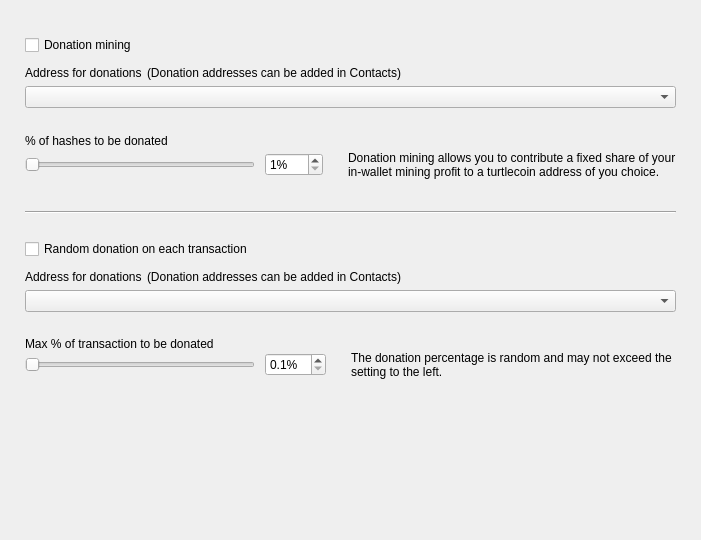
<?xml version="1.0" encoding="UTF-8"?>
<ui version="4.0">
 <class>DonationOptionsFrame</class>
 <widget class="QFrame" name="DonationOptionsFrame">
  <property name="geometry">
   <rect>
    <x>0</x>
    <y>0</y>
    <width>701</width>
    <height>540</height>
   </rect>
  </property>
  <property name="windowTitle">
   <string>Frame</string>
  </property>
  <property name="frameShape">
   <enum>QFrame::NoFrame</enum>
  </property>
  <property name="frameShadow">
   <enum>QFrame::Raised</enum>
  </property>
  <layout class="QVBoxLayout" name="verticalLayout">
   <property name="spacing">
    <number>10</number>
   </property>
   <property name="leftMargin">
    <number>25</number>
   </property>
   <property name="topMargin">
    <number>35</number>
   </property>
   <property name="rightMargin">
    <number>25</number>
   </property>
   <property name="bottomMargin">
    <number>0</number>
   </property>
   <item>
    <widget class="QCheckBox" name="m_enableDonationMiningCheck">
     <property name="text">
      <string>Donation mining</string>
     </property>
    </widget>
   </item>
   <item>
    <widget class="QFrame" name="m_donationMiningFrame">
     <property name="frameShape">
      <enum>QFrame::NoFrame</enum>
     </property>
     <property name="frameShadow">
      <enum>QFrame::Raised</enum>
     </property>
     <layout class="QGridLayout" name="gridLayout" columnstretch="1,0,0,1">
      <property name="leftMargin">
       <number>0</number>
      </property>
      <property name="topMargin">
       <number>0</number>
      </property>
      <property name="rightMargin">
       <number>0</number>
      </property>
      <property name="bottomMargin">
       <number>0</number>
      </property>
      <property name="horizontalSpacing">
       <number>10</number>
      </property>
      <property name="verticalSpacing">
       <number>0</number>
      </property>
      <item row="2" column="0" colspan="4">
       <widget class="QComboBox" name="m_donationMiningAddressCombo"/>
      </item>
      <item row="3" column="0" colspan="4">
       <spacer name="verticalSpacer_2">
        <property name="orientation">
         <enum>Qt::Vertical</enum>
        </property>
        <property name="sizeType">
         <enum>QSizePolicy::Fixed</enum>
        </property>
        <property name="sizeHint" stdset="0">
         <size>
          <width>20</width>
          <height>25</height>
         </size>
        </property>
       </spacer>
      </item>
      <item row="4" column="0" colspan="4">
       <widget class="WalletGui::WalletNormalBlackTextLabel" name="label_2">
        <property name="minimumSize">
         <size>
          <width>0</width>
          <height>16</height>
         </size>
        </property>
        <property name="text">
         <string>% of hashes to be donated</string>
        </property>
        <property name="indent">
         <number>0</number>
        </property>
       </widget>
      </item>
      <item row="5" column="1">
       <widget class="QSpinBox" name="m_donationMiningAmountSpin">
        <property name="suffix">
         <string>%</string>
        </property>
        <property name="minimum">
         <number>1</number>
        </property>
        <property name="maximum">
         <number>100</number>
        </property>
       </widget>
      </item>
      <item row="5" column="0">
       <widget class="QSlider" name="m_donationMiningAmountSlider">
        <property name="maximumSize">
         <size>
          <width>230</width>
          <height>16777215</height>
         </size>
        </property>
        <property name="minimum">
         <number>1</number>
        </property>
        <property name="maximum">
         <number>100</number>
        </property>
        <property name="orientation">
         <enum>Qt::Horizontal</enum>
        </property>
       </widget>
      </item>
      <item row="5" column="2">
       <spacer name="horizontalSpacer">
        <property name="orientation">
         <enum>Qt::Horizontal</enum>
        </property>
        <property name="sizeType">
         <enum>QSizePolicy::Fixed</enum>
        </property>
        <property name="sizeHint" stdset="0">
         <size>
          <width>5</width>
          <height>20</height>
         </size>
        </property>
       </spacer>
      </item>
      <item row="5" column="3" alignment="Qt::AlignVCenter">
       <widget class="WalletGui::WalletSmallGrayTextLabel" name="m_donationMiningCommentLabel">
        <property name="minimumSize">
         <size>
          <width>0</width>
          <height>32</height>
         </size>
        </property>
        <property name="text">
         <string>Donation mining allows you to contribute a fixed share of your in-wallet mining profit to a turtlecoin address of you choice.</string>
        </property>
        <property name="wordWrap">
         <bool>true</bool>
        </property>
        <property name="indent">
         <number>0</number>
        </property>
       </widget>
      </item>
      <item row="1" column="0" colspan="4">
       <spacer name="verticalSpacer_6">
        <property name="orientation">
         <enum>Qt::Vertical</enum>
        </property>
        <property name="sizeType">
         <enum>QSizePolicy::Fixed</enum>
        </property>
        <property name="sizeHint" stdset="0">
         <size>
          <width>20</width>
          <height>5</height>
         </size>
        </property>
       </spacer>
      </item>
      <item row="0" column="0" colspan="4">
       <layout class="QHBoxLayout" name="horizontalLayout" stretch="0,1">
        <property name="spacing">
         <number>5</number>
        </property>
        <property name="leftMargin">
         <number>0</number>
        </property>
        <item>
         <widget class="WalletGui::WalletNormalBlackTextLabel" name="label">
          <property name="minimumSize">
           <size>
            <width>0</width>
            <height>16</height>
           </size>
          </property>
          <property name="text">
           <string>Address for donations</string>
          </property>
          <property name="indent">
           <number>0</number>
          </property>
         </widget>
        </item>
        <item>
         <widget class="WalletGui::WalletSmallGrayTextLabel" name="label_5">
          <property name="text">
           <string>(Donation addresses can be added in Contacts)</string>
          </property>
         </widget>
        </item>
       </layout>
      </item>
     </layout>
    </widget>
   </item>
   <item>
    <spacer name="verticalSpacer_3">
     <property name="orientation">
      <enum>Qt::Vertical</enum>
     </property>
     <property name="sizeType">
      <enum>QSizePolicy::Fixed</enum>
     </property>
     <property name="sizeHint" stdset="0">
      <size>
       <width>20</width>
       <height>20</height>
      </size>
     </property>
    </spacer>
   </item>
   <item>
    <widget class="Line" name="line">
     <property name="frameShadow">
      <enum>QFrame::Sunken</enum>
     </property>
     <property name="orientation">
      <enum>Qt::Horizontal</enum>
     </property>
    </widget>
   </item>
   <item>
    <spacer name="verticalSpacer_4">
     <property name="orientation">
      <enum>Qt::Vertical</enum>
     </property>
     <property name="sizeType">
      <enum>QSizePolicy::Fixed</enum>
     </property>
     <property name="sizeHint" stdset="0">
      <size>
       <width>20</width>
       <height>15</height>
      </size>
     </property>
    </spacer>
   </item>
   <item>
    <widget class="QCheckBox" name="m_enableDonationChangeCheck">
     <property name="text">
      <string>Random donation on each transaction</string>
     </property>
    </widget>
   </item>
   <item>
    <widget class="QFrame" name="m_donationChangeFrame">
     <property name="frameShape">
      <enum>QFrame::NoFrame</enum>
     </property>
     <property name="frameShadow">
      <enum>QFrame::Raised</enum>
     </property>
     <layout class="QGridLayout" name="gridLayout_2" columnstretch="1,0,0,1">
      <property name="leftMargin">
       <number>0</number>
      </property>
      <property name="topMargin">
       <number>0</number>
      </property>
      <property name="rightMargin">
       <number>0</number>
      </property>
      <property name="bottomMargin">
       <number>0</number>
      </property>
      <property name="horizontalSpacing">
       <number>10</number>
      </property>
      <property name="verticalSpacing">
       <number>0</number>
      </property>
      <item row="3" column="0" colspan="4">
       <spacer name="verticalSpacer_5">
        <property name="orientation">
         <enum>Qt::Vertical</enum>
        </property>
        <property name="sizeType">
         <enum>QSizePolicy::Fixed</enum>
        </property>
        <property name="sizeHint" stdset="0">
         <size>
          <width>20</width>
          <height>25</height>
         </size>
        </property>
       </spacer>
      </item>
      <item row="4" column="0" colspan="4">
       <widget class="WalletGui::WalletNormalBlackTextLabel" name="label_3">
        <property name="text">
         <string>Max % of transaction to be donated</string>
        </property>
        <property name="indent">
         <number>0</number>
        </property>
       </widget>
      </item>
      <item row="5" column="0">
       <widget class="QSlider" name="m_donationChangeAmountSlider">
        <property name="maximumSize">
         <size>
          <width>230</width>
          <height>16777215</height>
         </size>
        </property>
        <property name="minimum">
         <number>1</number>
        </property>
        <property name="maximum">
         <number>100</number>
        </property>
        <property name="orientation">
         <enum>Qt::Horizontal</enum>
        </property>
       </widget>
      </item>
      <item row="2" column="0" colspan="4">
       <widget class="QComboBox" name="m_donationChangeAddressCombo"/>
      </item>
      <item row="5" column="3" alignment="Qt::AlignVCenter">
       <widget class="WalletGui::WalletSmallGrayTextLabel" name="m_donationChangeCommentLabel">
        <property name="text">
         <string>The donation percentage is random and may not exceed the setting to the left.</string>
        </property>
        <property name="wordWrap">
         <bool>true</bool>
        </property>
        <property name="indent">
         <number>0</number>
        </property>
       </widget>
      </item>
      <item row="5" column="1">
       <widget class="QDoubleSpinBox" name="m_donationChangeAmountSpin">
        <property name="suffix">
         <string>%</string>
        </property>
        <property name="decimals">
         <number>1</number>
        </property>
        <property name="minimum">
         <double>0.100000000000000</double>
        </property>
        <property name="maximum">
         <double>10.000000000000000</double>
        </property>
        <property name="singleStep">
         <double>0.100000000000000</double>
        </property>
       </widget>
      </item>
      <item row="5" column="2">
       <spacer name="horizontalSpacer_2">
        <property name="orientation">
         <enum>Qt::Horizontal</enum>
        </property>
        <property name="sizeType">
         <enum>QSizePolicy::Fixed</enum>
        </property>
        <property name="sizeHint" stdset="0">
         <size>
          <width>5</width>
          <height>20</height>
         </size>
        </property>
       </spacer>
      </item>
      <item row="1" column="0" colspan="4">
       <spacer name="verticalSpacer_7">
        <property name="orientation">
         <enum>Qt::Vertical</enum>
        </property>
        <property name="sizeType">
         <enum>QSizePolicy::Fixed</enum>
        </property>
        <property name="sizeHint" stdset="0">
         <size>
          <width>20</width>
          <height>5</height>
         </size>
        </property>
       </spacer>
      </item>
      <item row="0" column="0" colspan="4">
       <layout class="QHBoxLayout" name="horizontalLayout_2" stretch="0,1">
        <property name="spacing">
         <number>5</number>
        </property>
        <property name="leftMargin">
         <number>0</number>
        </property>
        <item>
         <widget class="WalletGui::WalletNormalBlackTextLabel" name="label_4">
          <property name="minimumSize">
           <size>
            <width>0</width>
            <height>16</height>
           </size>
          </property>
          <property name="text">
           <string>Address for donations</string>
          </property>
          <property name="indent">
           <number>0</number>
          </property>
         </widget>
        </item>
        <item>
         <widget class="WalletGui::WalletSmallGrayTextLabel" name="label_6">
          <property name="text">
           <string>(Donation addresses can be added in Contacts)</string>
          </property>
         </widget>
        </item>
       </layout>
      </item>
     </layout>
    </widget>
   </item>
   <item>
    <spacer name="verticalSpacer">
     <property name="orientation">
      <enum>Qt::Vertical</enum>
     </property>
     <property name="sizeType">
      <enum>QSizePolicy::Expanding</enum>
     </property>
     <property name="sizeHint" stdset="0">
      <size>
       <width>20</width>
       <height>10</height>
      </size>
     </property>
    </spacer>
   </item>
  </layout>
 </widget>
 <customwidgets>
  <customwidget>
   <class>WalletGui::WalletSmallGrayTextLabel</class>
   <extends>QLabel</extends>
   <header>Gui/Common/WalletTextLabel.h</header>
  </customwidget>
  <customwidget>
   <class>WalletGui::WalletNormalBlackTextLabel</class>
   <extends>QLabel</extends>
   <header>Gui/Common/WalletTextLabel.h</header>
  </customwidget>
 </customwidgets>
 <resources/>
 <connections>
  <connection>
   <sender>m_enableDonationMiningCheck</sender>
   <signal>toggled(bool)</signal>
   <receiver>m_donationMiningFrame</receiver>
   <slot>setEnabled(bool)</slot>
   <hints>
    <hint type="sourcelabel">
     <x>353</x>
     <y>41</y>
    </hint>
    <hint type="destinationlabel">
     <x>350</x>
     <y>115</y>
    </hint>
   </hints>
  </connection>
  <connection>
   <sender>m_donationMiningAmountSlider</sender>
   <signal>valueChanged(int)</signal>
   <receiver>DonationOptionsFrame</receiver>
   <slot>donationMiningAmountChanged(int)</slot>
   <hints>
    <hint type="sourcelabel">
     <x>187</x>
     <y>155</y>
    </hint>
    <hint type="destinationlabel">
     <x>350</x>
     <y>269</y>
    </hint>
   </hints>
  </connection>
  <connection>
   <sender>m_donationMiningAmountSpin</sender>
   <signal>valueChanged(int)</signal>
   <receiver>DonationOptionsFrame</receiver>
   <slot>donationMiningAmountChanged(int)</slot>
   <hints>
    <hint type="sourcelabel">
     <x>391</x>
     <y>155</y>
    </hint>
    <hint type="destinationlabel">
     <x>350</x>
     <y>269</y>
    </hint>
   </hints>
  </connection>
  <connection>
   <sender>m_enableDonationChangeCheck</sender>
   <signal>toggled(bool)</signal>
   <receiver>m_donationChangeFrame</receiver>
   <slot>setEnabled(bool)</slot>
   <hints>
    <hint type="sourcelabel">
     <x>353</x>
     <y>237</y>
    </hint>
    <hint type="destinationlabel">
     <x>350</x>
     <y>328</y>
    </hint>
   </hints>
  </connection>
  <connection>
   <sender>m_donationChangeAmountSlider</sender>
   <signal>valueChanged(int)</signal>
   <receiver>DonationOptionsFrame</receiver>
   <slot>donationChangeAmountChanged(int)</slot>
   <hints>
    <hint type="sourcelabel">
     <x>187</x>
     <y>385</y>
    </hint>
    <hint type="destinationlabel">
     <x>350</x>
     <y>269</y>
    </hint>
   </hints>
  </connection>
  <connection>
   <sender>m_donationChangeAmountSpin</sender>
   <signal>valueChanged(double)</signal>
   <receiver>DonationOptionsFrame</receiver>
   <slot>donationChangeAmountChanged(double)</slot>
   <hints>
    <hint type="sourcelabel">
     <x>433</x>
     <y>353</y>
    </hint>
    <hint type="destinationlabel">
     <x>350</x>
     <y>269</y>
    </hint>
   </hints>
  </connection>
 </connections>
 <slots>
  <slot>donationMiningAmountChanged(int)</slot>
  <slot>donationChangeAmountChanged(int)</slot>
  <slot>donationChangeAmountChanged(double)</slot>
 </slots>
</ui>
